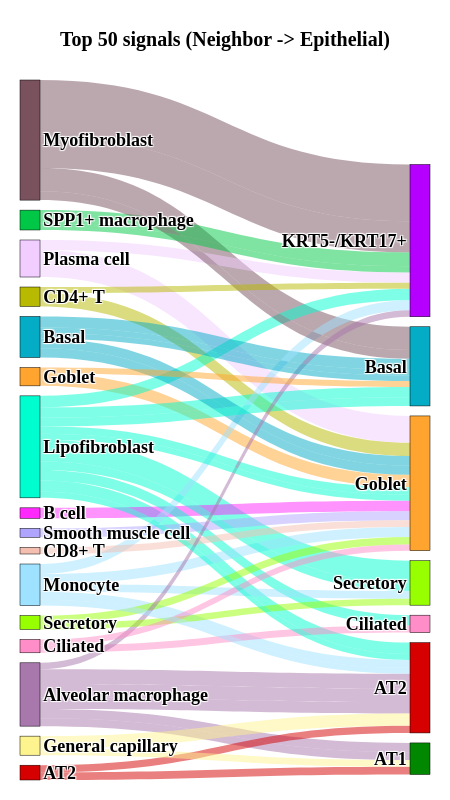

Notebook cell for this chart:
### Code cell
# Sankey diagram nei to int
fig = go.Figure(data=[go.Sankey(
    arrangement="snap",
    node=dict(
        label=sanky_dict[direc[0]]["labels"],
        pad=10,
        thickness=20,
        line=dict(color="black", width=0.5),
        color=sanky_dict[direc[0]]["node_colors"]
    ),
    link=dict(
        source=sanky_dict[direc[0]]["sources"],
        target=sanky_dict[direc[0]]["targets"],
        value=sanky_dict[direc[0]]["values"],
        color=sanky_dict[direc[0]]["link_colors"],
    )
)])
    
fig.update_layout(
    title=dict(text=sanky_dict[direc[0]]["title"], x=0.5, y=0.96, font=dict(size=20)),
    font=dict(
        family="Fira sans",   
        size=16,          
        color="black",
        weight="bold"
    ),
    font_size=18,
    width=sanky_wd, 
    height=sanky_ht,
    margin=dict(l=20, r=20, t=80, b=20) 
)

fig.show()

pio.write_image(fig, sanky_dict[direc[0]]["save_name"], width=sanky_wd, height=sanky_ht)

### Figure 1 — Plotly figure (JSON) as saved in the notebook; plotly's stock layout.template omitted (floating-point values rounded to 4 significant figures)
{"data": [{"arrangement": "snap", "link": {"color": ["rgba(121,82,94,0.5)", "rgba(121,82,94,0.5)", "rgba(242,205,255,0.5)", "rgba(121,82,94,0.5)", "rgba(0,253,207,0.5)", "rgba(168,119,172,0.5)", "rgba(0,200,70,0.5)", "rgba(168,119,172,0.5)", "rgba(184,186,1,0.5)", "rgba(255,165,47,0.5)", "rgba(0,253,207,0.5)", "rgba(168,119,172,0.5)", "rgba(0,253,207,0.5)", "rgba(5,172,198,0.5)", "rgba(255,40,253,0.5)", "rgba(0,253,207,0.5)", "rgba(0,253,207,0.5)", "rgba(242,205,255,0.5)", "rgba(158,226,255,0.5)", "rgba(158,226,255,0.5)", "rgba(5,172,198,0.5)", "rgba(168,119,172,0.5)", "rgba(5,172,198,0.5)", "rgba(175,165,255,0.5)", "rgba(121,82,94,0.5)", "rgba(0,253,207,0.5)", "rgba(0,253,207,0.5)", "rgba(168,119,172,0.5)", "rgba(158,226,255,0.5)", "rgba(158,226,255,0.5)", "rgba(214,0,0,0.5)", "rgba(151,255,0,0.5)", "rgba(0,253,207,0.5)", "rgba(255,142,200,0.5)", "rgba(214,0,0,0.5)", "rgba(253,244,144,0.5)", "rgba(244,191,177,0.5)", "rgba(168,119,172,0.5)", "rgba(151,255,0,0.5)", "rgba(0,200,70,0.5)", "rgba(255,142,200,0.5)", "rgba(253,244,144,0.5)", "rgba(0,253,207,0.5)", "rgba(253,244,144,0.5)", "rgba(184,186,1,0.5)", "rgba(0,253,207,0.5)", "rgba(255,165,47,0.5)", "rgba(158,226,255,0.5)", "rgba(5,172,198,0.5)", "rgba(5,172,198,0.5)"], "source": [0, 0, 1, 0, 2, 3, 4, 3, 5, 6, 2, 3, 2, 7, 8, 2, 2, 1, 9, 9, 7, 3, 7, 10, 0, 2, 2, 3, 9, 9, 11, 12, 2, 13, 11, 14, 15, 3, 12, 4, 13, 14, 2, 14, 5, 2, 6, 9, 7, 7], "target": [16, 16, 17, 18, 19, 20, 16, 20, 17, 17, 16, 20, 20, 18, 17, 18, 21, 16, 17, 16, 17, 22, 17, 17, 18, 18, 19, 22, 19, 20, 22, 17, 17, 21, 20, 22, 17, 16, 19, 16, 17, 20, 20, 20, 16, 17, 18, 20, 18, 18], "value": [27720.0, 15280.0, 13060.0, 11290.0, 10610.0, 7227.0, 6626.0, 6605.0, 6504.0, 6048.0, 5621.0, 5566.0, 5497.0, 5402.0, 5128.0, 5059.0, 5040.0, 5015.0, 4904.0, 4855.0, 4727.0, 4503.0, 4474.0, 4402.0, 4354.0, 4201.0, 4179.0, 3863.0, 3845.0, 3822.0, 3755.0, 3646.0, 3606.0, 3474.0, 3466.0, 3289.0, 3248.0, 3163.0, 3094.0, 3071.0, 3065.0, 3022.0, 3002.0, 2999.0, 2990.0, 2964.0, 2895.0, 2880.0, 2762.0, 2688.0]}, "node": {"color": ["#79525e", "#f2cdff", "#00fdcf", "#a877ac", "#00c846", "#b8ba01", "#ffa52f", "#05acc6", "#ff28fd", "#9ee2ff", "#afa5ff", "#d60000", "#97ff00", "#ff8ec8", "#fdf490", "#f4bfb1", "#b500ff", "#ffa52f", "#05acc6", "#97ff00", "#d60000", "#ff8ec8", "#018700"], "label": ["Myofibroblast", "Plasma cell", "Lipofibroblast", "Alveolar macrophage", "SPP1+ macrophage", "CD4+ T", "Goblet", "Basal", "B cell", "Monocyte", "Smooth muscle cell", "AT2", "Secretory", "Ciliated", "General capillary", "CD8+ T", "KRT5-/KRT17+", "Goblet", "Basal", "Secretory", "AT2", "Ciliated", "AT1"], "line": {"color": "black", "width": 0.5}, "pad": 10, "thickness": 20}, "type": "sankey"}], "layout": {"font": {"color": "black", "family": "Fira sans", "size": 18, "weight": "bold"}, "height": 800, "margin": {"b": 20, "l": 20, "r": 20, "t": 80}, "title": {"font": {"size": 20}, "text": "Top 50 signals (Neighbor -> Epithelial)", "x": 0.5, "y": 0.96}, "width": 450}}
